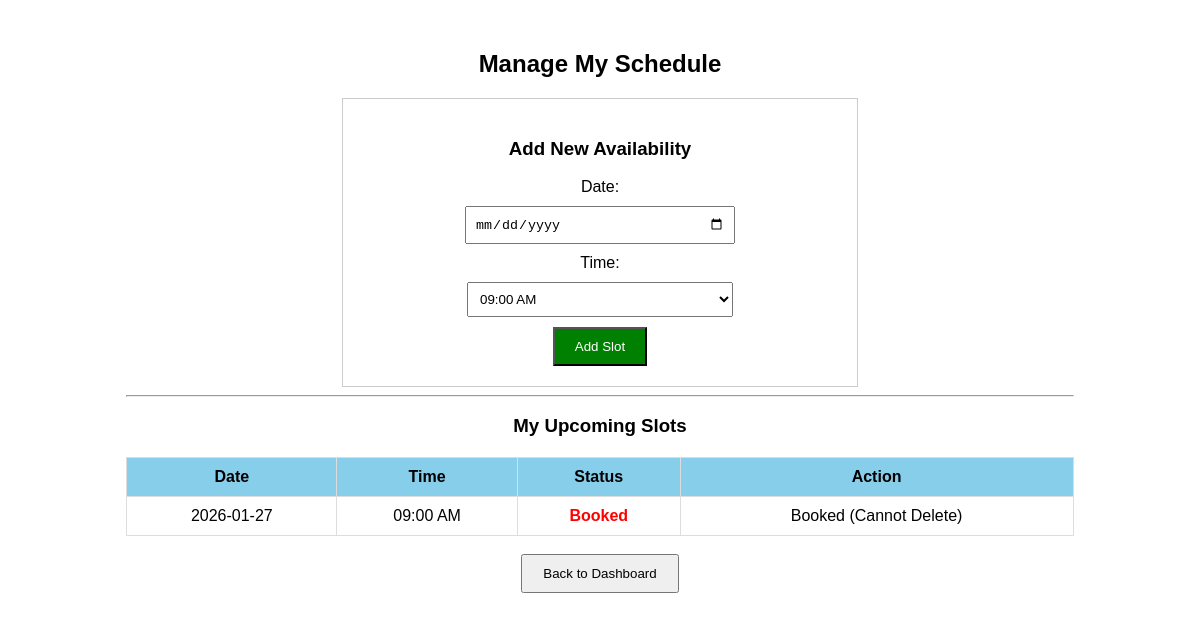
/View/vw_tutor/v_manage_schedule.php (signed in), run on the app's committed database.
### tables this page shows
CREATE TABLE `session_schedules` (
  `id` int(11) NOT NULL,
  `tutor_id` int(11) NOT NULL,
  `date` date NOT NULL,
  `time_slot` varchar(50) NOT NULL,
  `status` enum('available','booked') NOT NULL DEFAULT 'available',
  `student_id` int(11) DEFAULT NULL
);

### Model/m_session.php (called while the page is built, shortened)
<?php
function getTutorSlots($tutor_id) {
    $conn = dbConnect();
    $sql = "SELECT * FROM session_schedules WHERE tutor_id='$tutor_id' ORDER BY date, time_slot ASC";
    $result = mysqli_query($conn, $sql);
    $slots = [];
    if ($result) {
        while($row = mysqli_fetch_assoc($result)) {
            $slots[] = $row;
        }
    }
    return $slots;
}
?>

### View/vw_tutor/v_manage_schedule.php (the view, shortened to what this page needs)
<?php
require_once("../../Model/m_session.php");
$mySlots = getTutorSlots($_SESSION['user_id']);
?>
<!DOCTYPE html>
<html>
<head>
    <link rel="stylesheet" href="../v_css/common.css">
</head>
<body>
    <div class="container">
        <h2>Manage My Schedule</h2>
        <form action="../../Controller/c_session.php" method="POST" style="border:1px solid #ccc; padding:20px; width:50%; margin:0 auto;">
            <h3>Add New Availability</h3>
            <label>Date:</label>
            <input type="date" name="date" required min="<?php echo date('Y-m-d'); ?>">
            <label>Time:</label>
            <select name="time_slot" style="display:block; margin:10px auto; padding:8px; width:266px;">
                <option value="09:00 AM">09:00 AM</option>
            </select>
            <button type="submit" name="add_slot" style="background-color:green; color:white;">Add Slot</button>
        </form>
        <hr>
        <h3>My Upcoming Slots</h3>
        <table>
            <thead>
                <tr>
                    <th>Date</th>
                    <th>Time</th>
                    <th>Status</th>
                    <th>Action</th>
                </tr>
            </thead>
            <tbody>
                <?php if(count($mySlots) > 0): ?>
                    <?php foreach($mySlots as $slot): ?>
                        <tr>
                            <td><?php echo $slot['date']; ?></td>
                            <td><?php echo $slot['time_slot']; ?></td>
                            <td class="<?php echo $slot['status']; ?>"><?php echo ucfirst($slot['status']); ?></td>
                            <td>
                                <?php if($slot['status'] == 'available'): ?>
                                    <form action="../../Controller/c_session.php" method="POST">
                                        <input type="hidden" name="slot_id" value="<?php echo $slot['id']; ?>">
                                        <button type="submit" name="delete_slot" style="background-color:red; color:white; padding:5px;">Remove</button>
                                    </form>
                                <?php else: ?>
                                    <span>Booked (Cannot Delete)</span>
                                <?php endif; ?>
                            </td>
                        </tr>
                    <?php endforeach; ?>
                <?php else: ?>
                    <tr><td colspan="4">No slots added yet.</td></tr>
                <?php endif; ?>
            </tbody>
        </table>
        <br>
        <button onclick="location.href='v_tutor_home.php'">Back to Dashboard</button>
    </div>
</body>
</html>

### View/v_css/common.css (style rules this page uses)
body { font-family: sans-serif; text-align: center; margin-top: 50px; }
input, select, textarea { display: block; margin: 10px auto; padding: 8px; width: 250px; }
button { padding: 10px 20px; cursor: pointer; }

### View/vw_tutor/v_manage_schedule.php (style rules this page uses)
.container { width: 80%; margin: 20px auto; text-align: center; }
table { width: 100%; border-collapse: collapse; margin-top: 20px; }
th, td { border: 1px solid #ddd; padding: 10px; }
th { background-color: skyblue; }
.booked { color: red; font-weight: bold; }

### data on the page
session_schedules: date "2026-01-27", time_slot "09:00 AM", status "Booked", shows "Booked (Cannot Delete)"
